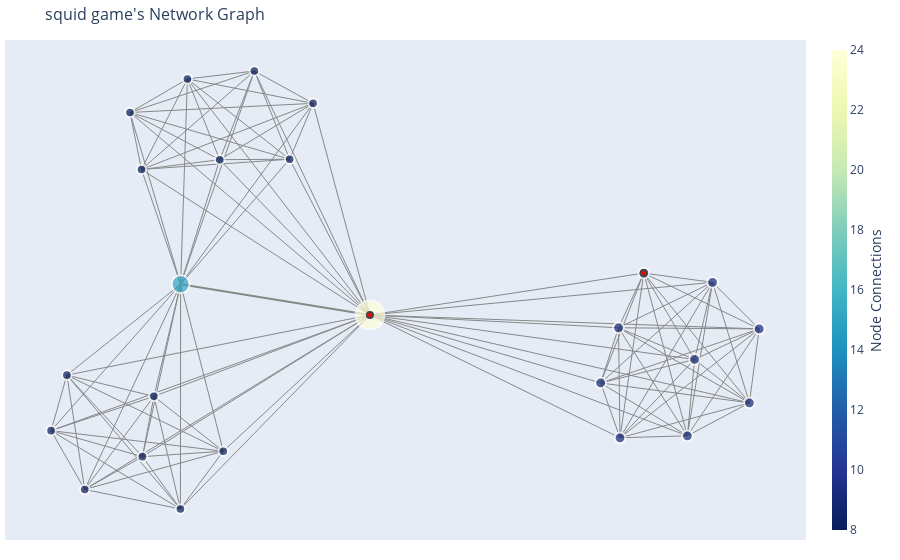

Notebook code cell kept with this figure:
### Code cell
getCastNetwork(cast_G, "squid game", ["lee jung-jae", "jung ho-yeon"])

### Figure 1 — Plotly figure (JSON) as saved in the notebook; plotly's stock layout.template omitted (floating-point values rounded to 4 significant figures)
{"data": [{"hoverinfo": "text", "line": {"color": "#888", "width": 1}, "mode": "lines", "text": "1", "type": "scatter", "x": [-0.7874, 0.01759, null], "y": [-0.3687, -0.01024, null]}, {"hoverinfo": "text", "line": {"color": "#888", "width": 1}, "mode": "lines", "text": "1", "type": "scatter", "x": [-0.7874, -0.3527, null], "y": [-0.3687, -0.4324, null]}, {"hoverinfo": "text", "line": {"color": "#888", "width": 1}, "mode": "lines", "text": "1", "type": "scatter", "x": [-0.7874, -0.7475, null], "y": [-0.3687, -0.1966, null]}, {"hoverinfo": "text", "line": {"color": "#888", "width": 1}, "mode": "lines", "text": "1", "type": "scatter", "x": [-0.7874, -0.7023, null], "y": [-0.3687, -0.5509, null]}, {"hoverinfo": "text", "line": {"color": "#888", "width": 1}, "mode": "lines", "text": "1", "type": "scatter", "x": [-0.7874, -0.4603, null], "y": [-0.3687, 0.08506, null]}, {"hoverinfo": "text", "line": {"color": "#888", "width": 1}, "mode": "lines", "text": "1", "type": "scatter", "x": [-0.7874, -0.5567, null], "y": [-0.3687, -0.4494, null]}, {"hoverinfo": "text", "line": {"color": "#888", "width": 1}, "mode": "lines", "text": "1", "type": "scatter", "x": [-0.7874, -0.5277, null], "y": [-0.3687, -0.2624, null]}, {"hoverinfo": "text", "line": {"color": "#888", "width": 1}, "mode": "lines", "text": "1", "type": "scatter", "x": [-0.7874, -0.4608, null], "y": [-0.3687, -0.6116, null]}, {"hoverinfo": "text", "line": {"color": "#888", "width": 1}, "mode": "lines", "text": "1", "type": "scatter", "x": [0.8369, 0.01759, null], "y": [-0.148, -0.01024, null]}, {"hoverinfo": "text", "line": {"color": "#888", "width": 1}, "mode": "lines", "text": "1", "type": "scatter", "x": [0.8369, 0.9753, null], "y": [-0.148, -0.2825, null]}, {"hoverinfo": "text", "line": {"color": "#888", "width": 1}, "mode": "lines", "text": "1", "type": "scatter", "x": [0.8369, 1, null], "y": [-0.148, -0.05335, null]}, {"hoverinfo": "text", "line": {"color": "#888", "width": 1}, "mode": "lines", "text": "1", "type": "scatter", "x": [0.8369, 0.8188, null], "y": [-0.148, -0.3847, null]}, {"hoverinfo": "text", "line": {"color": "#888", "width": 1}, "mode": "lines", "text": "1", "type": "scatter", "x": [0.8369, 0.7087, null], "y": [-0.148, 0.1198, null]}, {"hoverinfo": "text", "line": {"color": "#888", "width": 1}, "mode": "lines", "text": "1", "type": "scatter", "x": [0.8369, 0.5998, null], "y": [-0.148, -0.2209, null]}, {"hoverinfo": "text", "line": {"color": "#888", "width": 1}, "mode": "lines", "text": "1", "type": "scatter", "x": [0.8369, 0.8823, null], "y": [-0.148, 0.09112, null]}, {"hoverinfo": "text", "line": {"color": "#888", "width": 1}, "mode": "lines", "text": "1", "type": "scatter", "x": [0.8369, 0.6486, null], "y": [-0.148, -0.3908, null]}, {"hoverinfo": "text", "line": {"color": "#888", "width": 1}, "mode": "lines", "text": "1", "type": "scatter", "x": [0.8369, 0.6449, null], "y": [-0.148, -0.04979, null]}, {"hoverinfo": "text", "line": {"color": "#888", "width": 2}, "mode": "lines", "text": "2", "type": "scatter", "x": [-0.4603, 0.01759, null], "y": [0.08506, -0.01024, null]}, {"hoverinfo": "text", "line": {"color": "#888", "width": 1}, "mode": "lines", "text": "1", "type": "scatter", "x": [-0.4603, -0.3527, null], "y": [0.08506, -0.4324, null]}, {"hoverinfo": "text", "line": {"color": "#888", "width": 1}, "mode": "lines", "text": "1", "type": "scatter", "x": [-0.4603, -0.7475, null], "y": [0.08506, -0.1966, null]}, {"hoverinfo": "text", "line": {"color": "#888", "width": 1}, "mode": "lines", "text": "1", "type": "scatter", "x": [-0.4603, -0.7023, null], "y": [0.08506, -0.5509, null]}, {"hoverinfo": "text", "line": {"color": "#888", "width": 1}, "mode": "lines", "text": "1", "type": "scatter", "x": [-0.4603, -0.5567, null], "y": [0.08506, -0.4494, null]}, {"hoverinfo": "text", "line": {"color": "#888", "width": 1}, "mode": "lines", "text": "1", "type": "scatter", "x": [-0.4603, -0.5277, null], "y": [0.08506, -0.2624, null]}, {"hoverinfo": "text", "line": {"color": "#888", "width": 1}, "mode": "lines", "text": "1", "type": "scatter", "x": [-0.4603, -0.4608, null], "y": [0.08506, -0.6116, null]}, {"hoverinfo": "text", "line": {"color": "#888", "width": 1}, "mode": "lines", "text": "1", "type": "scatter", "x": [-0.4603, -0.126, null], "y": [0.08506, 0.6459, null]}, {"hoverinfo": "text", "line": {"color": "#888", "width": 1}, "mode": "lines", "text": "1", "type": "scatter", "x": [-0.4603, -0.3617, null], "y": [0.08506, 0.4713, null]}, {"hoverinfo": "text", "line": {"color": "#888", "width": 1}, "mode": "lines", "text": "1", "type": "scatter", "x": [-0.4603, -0.1851, null], "y": [0.08506, 0.4727, null]}, {"hoverinfo": "text", "line": {"color": "#888", "width": 1}, "mode": "lines", "text": "1", "type": "scatter", "x": [-0.4603, -0.5882, null], "y": [0.08506, 0.6176, null]}, {"hoverinfo": "text", "line": {"color": "#888", "width": 1}, "mode": "lines", "text": "1", "type": "scatter", "x": [-0.4603, -0.5591, null], "y": [0.08506, 0.4411, null]}, {"hoverinfo": "text", "line": {"color": "#888", "width": 1}, "mode": "lines", "text": "1", "type": "scatter", "x": [-0.4603, -0.4432, null], "y": [0.08506, 0.7215, null]}, {"hoverinfo": "text", "line": {"color": "#888", "width": 1}, "mode": "lines", "text": "1", "type": "scatter", "x": [-0.4603, -0.2741, null], "y": [0.08506, 0.7462, null]}, {"hoverinfo": "text", "line": {"color": "#888", "width": 1}, "mode": "lines", "text": "1", "type": "scatter", "x": [0.6449, 0.01759, null], "y": [-0.04979, -0.01024, null]}, {"hoverinfo": "text", "line": {"color": "#888", "width": 1}, "mode": "lines", "text": "1", "type": "scatter", "x": [0.6449, 0.9753, null], "y": [-0.04979, -0.2825, null]}, {"hoverinfo": "text", "line": {"color": "#888", "width": 1}, "mode": "lines", "text": "1", "type": "scatter", "x": [0.6449, 1, null], "y": [-0.04979, -0.05335, null]}, {"hoverinfo": "text", "line": {"color": "#888", "width": 1}, "mode": "lines", "text": "1", "type": "scatter", "x": [0.6449, 0.8188, null], "y": [-0.04979, -0.3847, null]}, {"hoverinfo": "text", "line": {"color": "#888", "width": 1}, "mode": "lines", "text": "1", "type": "scatter", "x": [0.6449, 0.7087, null], "y": [-0.04979, 0.1198, null]}, {"hoverinfo": "text", "line": {"color": "#888", "width": 1}, "mode": "lines", "text": "1", "type": "scatter", "x": [0.6449, 0.5998, null], "y": [-0.04979, -0.2209, null]}, {"hoverinfo": "text", "line": {"color": "#888", "width": 1}, "mode": "lines", "text": "1", "type": "scatter", "x": [0.6449, 0.8823, null], "y": [-0.04979, 0.09112, null]}, {"hoverinfo": "text", "line": {"color": "#888", "width": 1}, "mode": "lines", "text": "1", "type": "scatter", "x": [0.6449, 0.6486, null], "y": [-0.04979, -0.3908, null]}, {"hoverinfo": "text", "line": {"color": "#888", "width": 1}, "mode": "lines", "text": "1", "type": "scatter", "x": [-0.7023, 0.01759, null], "y": [-0.5509, -0.01024, null]}, {"hoverinfo": "text", "line": {"color": "#888", "width": 1}, "mode": "lines", "text": "1", "type": "scatter", "x": [-0.7023, -0.3527, null], "y": [-0.5509, -0.4324, null]}, {"hoverinfo": "text", "line": {"color": "#888", "width": 1}, "mode": "lines", "text": "1", "type": "scatter", "x": [-0.7023, -0.7475, null], "y": [-0.5509, -0.1966, null]}, {"hoverinfo": "text", "line": {"color": "#888", "width": 1}, "mode": "lines", "text": "1", "type": "scatter", "x": [-0.7023, -0.5567, null], "y": [-0.5509, -0.4494, null]}, {"hoverinfo": "text", "line": {"color": "#888", "width": 1}, "mode": "lines", "text": "1", "type": "scatter", "x": [-0.7023, -0.5277, null], "y": [-0.5509, -0.2624, null]}, {"hoverinfo": "text", "line": {"color": "#888", "width": 1}, "mode": "lines", "text": "1", "type": "scatter", "x": [-0.7023, -0.4608, null], "y": [-0.5509, -0.6116, null]}, {"hoverinfo": "text", "line": {"color": "#888", "width": 1}, "mode": "lines", "text": "1", "type": "scatter", "x": [0.9753, 0.01759, null], "y": [-0.2825, -0.01024, null]}, {"hoverinfo": "text", "line": {"color": "#888", "width": 1}, "mode": "lines", "text": "1", "type": "scatter", "x": [0.9753, 1, null], "y": [-0.2825, -0.05335, null]}, {"hoverinfo": "text", "line": {"color": "#888", "width": 1}, "mode": "lines", "text": "1", "type": "scatter", "x": [0.9753, 0.8188, null], "y": [-0.2825, -0.3847, null]}, {"hoverinfo": "text", "line": {"color": "#888", "width": 1}, "mode": "lines", "text": "1", "type": "scatter", "x": [0.9753, 0.7087, null], "y": [-0.2825, 0.1198, null]}, {"hoverinfo": "text", "line": {"color": "#888", "width": 1}, "mode": "lines", "text": "1", "type": "scatter", "x": [0.9753, 0.5998, null], "y": [-0.2825, -0.2209, null]}, {"hoverinfo": "text", "line": {"color": "#888", "width": 1}, "mode": "lines", "text": "1", "type": "scatter", "x": [0.9753, 0.8823, null], "y": [-0.2825, 0.09112, null]}, {"hoverinfo": "text", "line": {"color": "#888", "width": 1}, "mode": "lines", "text": "1", "type": "scatter", "x": [0.9753, 0.6486, null], "y": [-0.2825, -0.3908, null]}, {"hoverinfo": "text", "line": {"color": "#888", "width": 1}, "mode": "lines", "text": "1", "type": "scatter", "x": [-0.4608, 0.01759, null], "y": [-0.6116, -0.01024, null]}, {"hoverinfo": "text", "line": {"color": "#888", "width": 1}, "mode": "lines", "text": "1", "type": "scatter", "x": [-0.4608, -0.3527, null], "y": [-0.6116, -0.4324, null]}, {"hoverinfo": "text", "line": {"color": "#888", "width": 1}, "mode": "lines", "text": "1", "type": "scatter", "x": [-0.4608, -0.7475, null], "y": [-0.6116, -0.1966, null]}, {"hoverinfo": "text", "line": {"color": "#888", "width": 1}, "mode": "lines", "text": "1", "type": "scatter", "x": [-0.4608, -0.5567, null], "y": [-0.6116, -0.4494, null]}, {"hoverinfo": "text", "line": {"color": "#888", "width": 1}, "mode": "lines", "text": "1", "type": "scatter", "x": [-0.4608, -0.5277, null], "y": [-0.6116, -0.2624, null]}, {"hoverinfo": "text", "line": {"color": "#888", "width": 1}, "mode": "lines", "text": "1", "type": "scatter", "x": [0.8823, 0.01759, null], "y": [0.09112, -0.01024, null]}, {"hoverinfo": "text", "line": {"color": "#888", "width": 1}, "mode": "lines", "text": "1", "type": "scatter", "x": [0.8823, 1, null], "y": [0.09112, -0.05335, null]}, {"hoverinfo": "text", "line": {"color": "#888", "width": 1}, "mode": "lines", "text": "1", "type": "scatter", "x": [0.8823, 0.8188, null], "y": [0.09112, -0.3847, null]}, {"hoverinfo": "text", "line": {"color": "#888", "width": 1}, "mode": "lines", "text": "1", "type": "scatter", "x": [0.8823, 0.7087, null], "y": [0.09112, 0.1198, null]}, {"hoverinfo": "text", "line": {"color": "#888", "width": 1}, "mode": "lines", "text": "1", "type": "scatter", "x": [0.8823, 0.5998, null], "y": [0.09112, -0.2209, null]}, {"hoverinfo": "text", "line": {"color": "#888", "width": 1}, "mode": "lines", "text": "1", "type": "scatter", "x": [0.8823, 0.6486, null], "y": [0.09112, -0.3908, null]}, {"hoverinfo": "text", "line": {"color": "#888", "width": 1}, "mode": "lines", "text": "1", "type": "scatter", "x": [-0.5567, 0.01759, null], "y": [-0.4494, -0.01024, null]}, {"hoverinfo": "text", "line": {"color": "#888", "width": 1}, "mode": "lines", "text": "1", "type": "scatter", "x": [-0.5567, -0.3527, null], "y": [-0.4494, -0.4324, null]}, {"hoverinfo": "text", "line": {"color": "#888", "width": 1}, "mode": "lines", "text": "1", "type": "scatter", "x": [-0.5567, -0.7475, null], "y": [-0.4494, -0.1966, null]}, {"hoverinfo": "text", "line": {"color": "#888", "width": 1}, "mode": "lines", "text": "1", "type": "scatter", "x": [-0.5567, -0.5277, null], "y": [-0.4494, -0.2624, null]}, {"hoverinfo": "text", "line": {"color": "#888", "width": 1}, "mode": "lines", "text": "1", "type": "scatter", "x": [0.6486, 0.01759, null], "y": [-0.3908, -0.01024, null]}, {"hoverinfo": "text", "line": {"color": "#888", "width": 1}, "mode": "lines", "text": "1", "type": "scatter", "x": [0.6486, 1, null], "y": [-0.3908, -0.05335, null]}, {"hoverinfo": "text", "line": {"color": "#888", "width": 1}, "mode": "lines", "text": "1", "type": "scatter", "x": [0.6486, 0.8188, null], "y": [-0.3908, -0.3847, null]}, {"hoverinfo": "text", "line": {"color": "#888", "width": 1}, "mode": "lines", "text": "1", "type": "scatter", "x": [0.6486, 0.7087, null], "y": [-0.3908, 0.1198, null]}, {"hoverinfo": "text", "line": {"color": "#888", "width": 1}, "mode": "lines", "text": "1", "type": "scatter", "x": [0.6486, 0.5998, null], "y": [-0.3908, -0.2209, null]}, {"hoverinfo": "text", "line": {"color": "#888", "width": 1}, "mode": "lines", "text": "1", "type": "scatter", "x": [-0.3617, 0.01759, null], "y": [0.4713, -0.01024, null]}, {"hoverinfo": "text", "line": {"color": "#888", "width": 1}, "mode": "lines", "text": "1", "type": "scatter", "x": [-0.3617, -0.126, null], "y": [0.4713, 0.6459, null]}, {"hoverinfo": "text", "line": {"color": "#888", "width": 1}, "mode": "lines", "text": "1", "type": "scatter", "x": [-0.3617, -0.1851, null], "y": [0.4713, 0.4727, null]}, {"hoverinfo": "text", "line": {"color": "#888", "width": 1}, "mode": "lines", "text": "1", "type": "scatter", "x": [-0.3617, -0.5882, null], "y": [0.4713, 0.6176, null]}, {"hoverinfo": "text", "line": {"color": "#888", "width": 1}, "mode": "lines", "text": "1", "type": "scatter", "x": [-0.3617, -0.5591, null], "y": [0.4713, 0.4411, null]}, {"hoverinfo": "text", "line": {"color": "#888", "width": 1}, "mode": "lines", "text": "1", "type": "scatter", "x": [-0.3617, -0.4432, null], "y": [0.4713, 0.7215, null]}, {"hoverinfo": "text", "line": {"color": "#888", "width": 1}, "mode": "lines", "text": "1", "type": "scatter", "x": [-0.3617, -0.2741, null], "y": [0.4713, 0.7462, null]}, {"hoverinfo": "text", "line": {"color": "#888", "width": 1}, "mode": "lines", "text": "1", "type": "scatter", "x": [-0.5277, 0.01759, null], "y": [-0.2624, -0.01024, null]}, {"hoverinfo": "text", "line": {"color": "#888", "width": 1}, "mode": "lines", "text": "1", "type": "scatter", "x": [-0.5277, -0.3527, null], "y": [-0.2624, -0.4324, null]}, {"hoverinfo": "text", "line": {"color": "#888", "width": 1}, "mode": "lines", "text": "1", "type": "scatter", "x": [-0.5277, -0.7475, null], "y": [-0.2624, -0.1966, null]}, {"hoverinfo": "text", "line": {"color": "#888", "width": 1}, "mode": "lines", "text": "1", "type": "scatter", "x": [-0.3527, 0.01759, null], "y": [-0.4324, -0.01024, null]}, {"hoverinfo": "text", "line": {"color": "#888", "width": 1}, "mode": "lines", "text": "1", "type": "scatter", "x": [-0.3527, -0.7475, null], "y": [-0.4324, -0.1966, null]}, {"hoverinfo": "text", "line": {"color": "#888", "width": 1}, "mode": "lines", "text": "1", "type": "scatter", "x": [-0.5882, 0.01759, null], "y": [0.6176, -0.01024, null]}, {"hoverinfo": "text", "line": {"color": "#888", "width": 1}, "mode": "lines", "text": "1", "type": "scatter", "x": [-0.5882, -0.126, null], "y": [0.6176, 0.6459, null]}, {"hoverinfo": "text", "line": {"color": "#888", "width": 1}, "mode": "lines", "text": "1", "type": "scatter", "x": [-0.5882, -0.1851, null], "y": [0.6176, 0.4727, null]}, {"hoverinfo": "text", "line": {"color": "#888", "width": 1}, "mode": "lines", "text": "1", "type": "scatter", "x": [-0.5882, -0.5591, null], "y": [0.6176, 0.4411, null]}, {"hoverinfo": "text", "line": {"color": "#888", "width": 1}, "mode": "lines", "text": "1", "type": "scatter", "x": [-0.5882, -0.4432, null], "y": [0.6176, 0.7215, null]}, {"hoverinfo": "text", "line": {"color": "#888", "width": 1}, "mode": "lines", "text": "1", "type": "scatter", "x": [-0.5882, -0.2741, null], "y": [0.6176, 0.7462, null]}, {"hoverinfo": "text", "line": {"color": "#888", "width": 1}, "mode": "lines", "text": "1", "type": "scatter", "x": [-0.1851, 0.01759, null], "y": [0.4727, -0.01024, null]}, {"hoverinfo": "text", "line": {"color": "#888", "width": 1}, "mode": "lines", "text": "1", "type": "scatter", "x": [-0.1851, -0.126, null], "y": [0.4727, 0.6459, null]}, {"hoverinfo": "text", "line": {"color": "#888", "width": 1}, "mode": "lines", "text": "1", "type": "scatter", "x": [-0.1851, -0.5591, null], "y": [0.4727, 0.4411, null]}, {"hoverinfo": "text", "line": {"color": "#888", "width": 1}, "mode": "lines", "text": "1", "type": "scatter", "x": [-0.1851, -0.4432, null], "y": [0.4727, 0.7215, null]}, {"hoverinfo": "text", "line": {"color": "#888", "width": 1}, "mode": "lines", "text": "1", "type": "scatter", "x": [-0.1851, -0.2741, null], "y": [0.4727, 0.7462, null]}, {"hoverinfo": "text", "line": {"color": "#888", "width": 1}, "mode": "lines", "text": "1", "type": "scatter", "x": [0.8188, 0.01759, null], "y": [-0.3847, -0.01024, null]}, {"hoverinfo": "text", "line": {"color": "#888", "width": 1}, "mode": "lines", "text": "1", "type": "scatter", "x": [0.8188, 1, null], "y": [-0.3847, -0.05335, null]}, {"hoverinfo": "text", "line": {"color": "#888", "width": 1}, "mode": "lines", "text": "1", "type": "scatter", "x": [0.8188, 0.7087, null], "y": [-0.3847, 0.1198, null]}, {"hoverinfo": "text", "line": {"color": "#888", "width": 1}, "mode": "lines", "text": "1", "type": "scatter", "x": [0.8188, 0.5998, null], "y": [-0.3847, -0.2209, null]}, {"hoverinfo": "text", "line": {"color": "#888", "width": 1}, "mode": "lines", "text": "1", "type": "scatter", "x": [-0.2741, 0.01759, null], "y": [0.7462, -0.01024, null]}, {"hoverinfo": "text", "line": {"color": "#888", "width": 1}, "mode": "lines", "text": "1", "type": "scatter", "x": [-0.2741, -0.126, null], "y": [0.7462, 0.6459, null]}, {"hoverinfo": "text", "line": {"color": "#888", "width": 1}, "mode": "lines", "text": "1", "type": "scatter", "x": [-0.2741, -0.5591, null], "y": [0.7462, 0.4411, null]}, {"hoverinfo": "text", "line": {"color": "#888", "width": 1}, "mode": "lines", "text": "1", "type": "scatter", "x": [-0.2741, -0.4432, null], "y": [0.7462, 0.7215, null]}, {"hoverinfo": "text", "line": {"color": "#888", "width": 1}, "mode": "lines", "text": "1", "type": "scatter", "x": [-0.4432, 0.01759, null], "y": [0.7215, -0.01024, null]}, {"hoverinfo": "text", "line": {"color": "#888", "width": 1}, "mode": "lines", "text": "1", "type": "scatter", "x": [-0.4432, -0.126, null], "y": [0.7215, 0.6459, null]}, {"hoverinfo": "text", "line": {"color": "#888", "width": 1}, "mode": "lines", "text": "1", "type": "scatter", "x": [-0.4432, -0.5591, null], "y": [0.7215, 0.4411, null]}, {"hoverinfo": "text", "line": {"color": "#888", "width": 1}, "mode": "lines", "text": "1", "type": "scatter", "x": [0.5998, 0.01759, null], "y": [-0.2209, -0.01024, null]}, {"hoverinfo": "text", "line": {"color": "#888", "width": 1}, "mode": "lines", "text": "1", "type": "scatter", "x": [0.5998, 1, null], "y": [-0.2209, -0.05335, null]}, {"hoverinfo": "text", "line": {"color": "#888", "width": 1}, "mode": "lines", "text": "1", "type": "scatter", "x": [0.5998, 0.7087, null], "y": [-0.2209, 0.1198, null]}, {"hoverinfo": "text", "line": {"color": "#888", "width": 1}, "mode": "lines", "text": "1", "type": "scatter", "x": [-0.126, 0.01759, null], "y": [0.6459, -0.01024, null]}, {"hoverinfo": "text", "line": {"color": "#888", "width": 1}, "mode": "lines", "text": "1", "type": "scatter", "x": [-0.126, -0.5591, null], "y": [0.6459, 0.4411, null]}, {"hoverinfo": "text", "line": {"color": "#888", "width": 1}, "mode": "lines", "text": "1", "type": "scatter", "x": [0.7087, 0.01759, null], "y": [0.1198, -0.01024, null]}, {"hoverinfo": "text", "line": {"color": "#888", "width": 1}, "mode": "lines", "text": "1", "type": "scatter", "x": [0.7087, 1, null], "y": [0.1198, -0.05335, null]}, {"hoverinfo": "text", "line": {"color": "#888", "width": 1}, "mode": "lines", "text": "1", "type": "scatter", "x": [0.01759, 1, null], "y": [-0.01024, -0.05335, null]}, {"hoverinfo": "text", "line": {"color": "#888", "width": 1}, "mode": "lines", "text": "1", "type": "scatter", "x": [0.01759, -0.7475, null], "y": [-0.01024, -0.1966, null]}, {"hoverinfo": "text", "line": {"color": "#888", "width": 1}, "mode": "lines", "text": "1", "type": "scatter", "x": [0.01759, -0.5591, null], "y": [-0.01024, 0.4411, null]}, {"hoverinfo": "text", "marker": {"color": [8, 9, 15, 9, 8, 9, 8, 9, 8, 9, 8, 8, 8, 8, 8, 9, 8, 8, 9, 8, 9, 24, 9, 8, 8], "colorbar": {"thickness": 15, "title": {"side": "right", "text": "Node Connections"}, "xanchor": "left"}, "colorscale": [[0, "rgb(255,255,217)"], [0.125, "rgb(237,248,177)"], [0.25, "rgb(199,233,180)"], [0.375, "rgb(127,205,187)"], [0.5, "rgb(65,182,196)"], [0.625, "rgb(29,145,192)"], [0.75, "rgb(34,94,168)"], [0.875, "rgb(37,52,148)"], [1, "rgb(8,29,88)"]], "line": {"width": 2}, "reversescale": true, "showscale": true, "size": [9.6, 10.8, 18, 10.8, 9.6, 10.8, 9.6, 10.8, 9.6, 10.8, 9.6, 9.6, 9.6, 9.6, 9.6, 10.8, 9.6, 9.6, 10.8, 9.6, 10.8, 28.8, 10.8, 9.6, 9.6]}, "mode": "markers", "text": ["Jung Woong-in has 8 connection(s)", "Lee You-mi has 9 connection(s)", "Jung Jin-young has 15 connection(s)", "You Seong-joo has 9 connection(s)", "Kim Dong-jun has 8 connection(s)", "Park Hae-soo has 9 connection(s)", "Kim Hong-pa has 8 connection(s)", "Kim Joo-ryoung has 9 connection(s)", "Kim Kap-soo has 8 connection(s)", "Tripathi Anupam has 9 connection(s)", "Lee Jae-in has 8 connection(s)", "Im Won-hee has 8 connection(s)", "Shin Mina has 8 connection(s)", "Lee Da-wit has 8 connection(s)", "Yoo Ji-tae has 8 connection(s)", "Oh Young-soo has 9 connection(s)", "Min Tanaka has 8 connection(s)", "Ji Seung-hyeon has 8 connection(s)", "Heo Sung-tae has 9 connection(s)", "Park Jung-min has 8 connection(s)", "Jung Ho-yeon has 9 connection(s)", "Lee Jung-jae has 24 connection(s)", "Wi Ha-jun has 9 connection(s)", "Jin Seon-kyu has 8 connection(s)", "Lee Elijah has 8 connection(s)"], "type": "scatter", "x": [-0.7874, 0.8369, -0.4603, 0.6449, -0.7023, 0.9753, -0.4608, 0.8823, -0.5567, 0.6486, -0.3617, -0.5277, -0.3527, -0.5882, -0.1851, 0.8188, -0.2741, -0.4432, 0.5998, -0.126, 0.7087, 0.01759, 1, -0.5591, -0.7475], "y": [-0.3687, -0.148, 0.08506, -0.04979, -0.5509, -0.2825, -0.6116, 0.09112, -0.4494, -0.3908, 0.4713, -0.2624, -0.4324, 0.6176, 0.4727, -0.3847, 0.7462, 0.7215, -0.2209, 0.6459, 0.1198, -0.01024, -0.05335, 0.4411, -0.1966]}, {"hoverinfo": "text", "marker": {"color": "red", "line": {"width": 2}}, "mode": "markers", "type": "scatter", "x": [0.7087, 0.01759], "y": [0.1198, -0.01024]}], "layout": {"hovermode": "closest", "margin": {"b": 20, "l": 5, "r": 5, "t": 40}, "showlegend": false, "title": {"font": {"size": 16}, "text": "squid game's Network Graph"}, "xaxis": {"showgrid": false, "showticklabels": false, "zeroline": false}, "yaxis": {"showgrid": false, "showticklabels": false, "zeroline": false}}}
